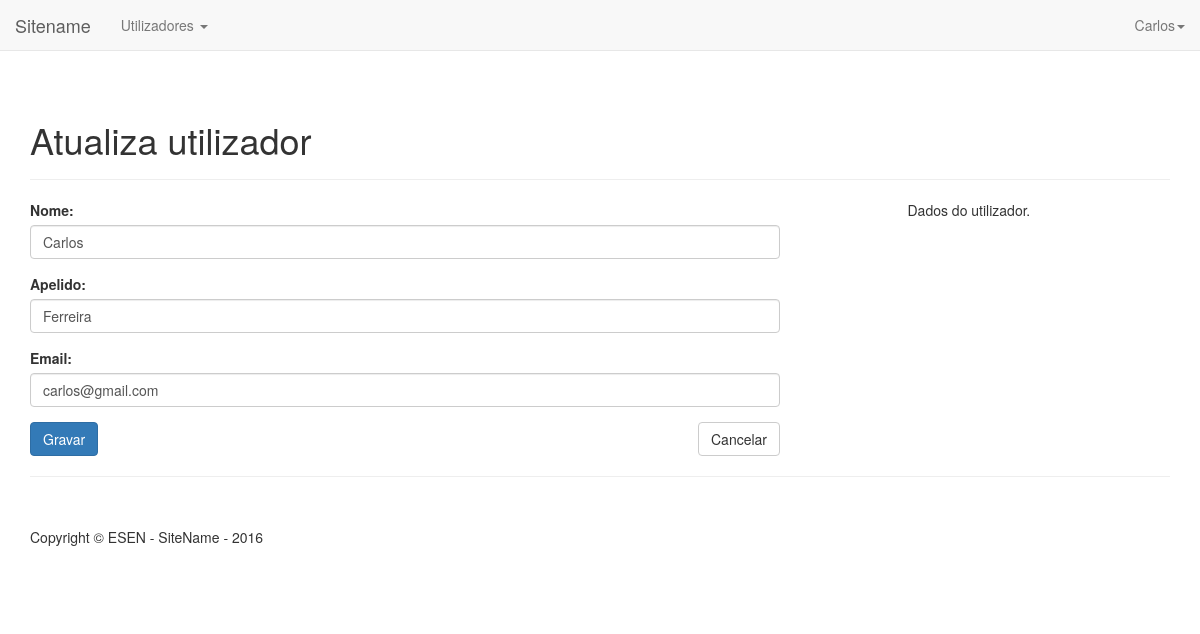
The page /admin/editar.php?id=1 (signed in) on the database its author committed.
### tables this page shows
CREATE TABLE `utilizadores` (
  `user_id` int(11) NOT NULL,
  `user_nome` varchar(45) NOT NULL,
  `user_apelido` varchar(45) NOT NULL,
  `user_email` varchar(45) NOT NULL,
  `user_senha` varchar(45) NOT NULL,
  `user_dataregisto` datetime NOT NULL
);

### admin/editar.php (the view, shortened to what this page needs)
<?php
    include_once('../includes/header.php');
     require_once ('../ligaDB.php');
    if ( (isset($_GET['id'])) && (is_numeric($_GET['id'])) ) {
        $id = $_GET['id'];
    } elseif ( (isset($_POST['id'])) && (is_numeric($_POST['id'])) ) {
        $id = $_POST['id'];
    } else {
        echo '<p class="erro">Esta página não é acessível.</p>';
        include ('../includes/footer.php');
        exit();
    }
    $sql = "SELECT user_nome, user_apelido, user_email FROM utilizadores WHERE user_id=$id";
    $resultado= @mysqli_query ($dbc, $sql);
    if (mysqli_num_rows($resultado) == 1)
    {
        $row = mysqli_fetch_array ($resultado, MYSQLI_NUM);
		echo '<div class="container">';
			echo '<div class="page-header">';
				echo '<h1>Atualiza utilizador</h1>';
			echo '</div>';
			echo '<div class="row">';
				echo '<div class="col-md-8">';
				echo '<form action="' . htmlspecialchars($_SERVER["PHP_SELF"]) . '" method="post">';
					echo '<div class="form-group">';
					echo '<label for="idnome">Nome:</label>';
						echo '<input type="text" class="form-control" id="idnome" placeholder="Nome" name="nome" value="' . $row[0] . '">';
					echo '</div>';
					echo '<div class="form-group">';
						echo '<label for="idapelido">Apelido:</label>';
						echo '<input type="text" class="form-control" id="idapelido" placeholder="Apelido" name="apelido" value="' . $row[1] . '">';
					echo '</div>';
					echo '<div class="form-group">';
						echo '<label for="idemail1">Email:</label>';
						echo '<input type="email" class="form-control" id="idemail1" placeholder="Email" name="email" value="' . $row[2] . '">';
					echo '</div>';
					echo '<button type="submit" class="btn btn-primary" name="submit">Gravar</button>';
					echo '<a class="btn btn-default pull-right" href="dashboard.php" role="button">Cancelar</a>';
				echo '</form>';
				echo '</div>';
				echo '<div class="col-md-3 col-md-offset-1">';
					echo 'Dados do utilizador.';
				echo '</div>';
			echo '</div>';
		echo '</div>';
    } else {
        echo '<p class="erro">Página não está acessível.</p>';
    }
    include_once('../includes/footer.php');
?>

### css/estilos.css (style rules this page uses)
body { padding-top: 80px; }

### rows shown on the page
utilizadores: nome "Carlos", apelido "Ferreira", email "carlos@gmail.com"

### other values the page prints
$_SESSION['user_nome'] "Carlos"
